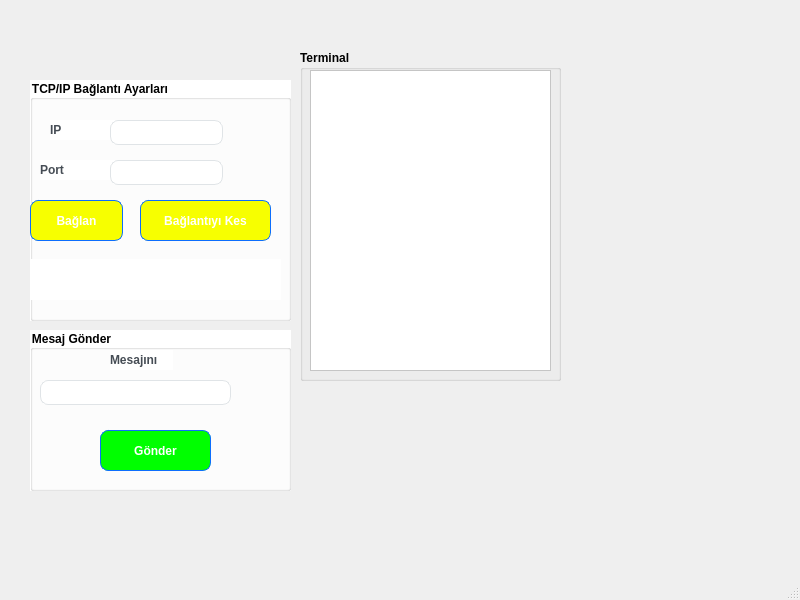
<?xml version="1.0" encoding="UTF-8"?>
<ui version="4.0">
 <class>MainWindow</class>
 <widget class="QMainWindow" name="MainWindow">
  <property name="geometry">
   <rect>
    <x>0</x>
    <y>0</y>
    <width>800</width>
    <height>600</height>
   </rect>
  </property>
  <property name="windowTitle">
   <string>MainWindow</string>
  </property>
  <widget class="QWidget" name="centralwidget">
   <widget class="QGroupBox" name="groupBox">
    <property name="geometry">
     <rect>
      <x>300</x>
      <y>50</y>
      <width>261</width>
      <height>331</height>
     </rect>
    </property>
    <property name="font">
     <font>
      <bold>true</bold>
     </font>
    </property>
    <property name="title">
     <string>Terminal</string>
    </property>
    <widget class="QPlainTextEdit" name="terminalLineEdit">
     <property name="geometry">
      <rect>
       <x>10</x>
       <y>20</y>
       <width>241</width>
       <height>301</height>
      </rect>
     </property>
     <property name="styleSheet">
      <string notr="true">QWidget {
  background-color: #fff;
}
QLabel {
  color: #464d55;
  font-weight: 600;
}
QLabel#heading {
  color: #0f1925;
  font-size: 18px;
  margin-bottom: 10px;
}

QLabel#subheading {
  color: #0f1925;
  font-size: 12px;
  font-weight: normal;
  margin-bottom: 10px;
}
QLineEdit {
  border-radius: 8px;
  border: 1px solid #e0e4e7;
  padding: 5px 15px;
}

QLineEdit:focus {
  border: 1px solid #d0e3ff;
}

QLineEdit::placeholder {
  color: #767e89;
}</string>
     </property>
    </widget>
   </widget>
   <widget class="QGroupBox" name="groupBox_2">
    <property name="geometry">
     <rect>
      <x>30</x>
      <y>330</y>
      <width>261</width>
      <height>161</height>
     </rect>
    </property>
    <property name="font">
     <font>
      <bold>true</bold>
     </font>
    </property>
    <property name="styleSheet">
     <string notr="true">QWidget {
  background-color: #fff;
}
QLabel {
  color: #464d55;
  font-weight: 600;
}
QLabel#heading {
  color: #0f1925;
  font-size: 18px;
  margin-bottom: 10px;
}

QLabel#subheading {
  color: #0f1925;
  font-size: 12px;
  font-weight: normal;
  margin-bottom: 10px;
}
QLineEdit {
  border-radius: 8px;
  border: 1px solid #e0e4e7;
  padding: 5px 15px;
}

QLineEdit:focus {
  border: 1px solid #d0e3ff;
}

QLineEdit::placeholder {
  color: #767e89;
}
QPushButton {
  background-color: #00ff00;
  color: #fff;
  font-weight: 600;
  border-radius: 8px;
  border: 1px solid #0d6efd;
  padding: 5px 15px;
  margin-top: 10px;
  outline: 0px;
}
QPushButton:hover,
QPushButton:focus {
  background-color: #ff3b1f;
  border: 3px solid #9ac3fe;
}</string>
    </property>
    <property name="title">
     <string>Mesaj Gönder</string>
    </property>
    <widget class="QLabel" name="mesajLabel">
     <property name="geometry">
      <rect>
       <x>80</x>
       <y>20</y>
       <width>63</width>
       <height>20</height>
      </rect>
     </property>
     <property name="text">
      <string>Mesajını</string>
     </property>
    </widget>
    <widget class="QPushButton" name="mesajGonderButon">
     <property name="geometry">
      <rect>
       <x>70</x>
       <y>90</y>
       <width>111</width>
       <height>51</height>
      </rect>
     </property>
     <property name="text">
      <string>Gönder</string>
     </property>
    </widget>
    <widget class="QLineEdit" name="mesajGonderLineEdit">
     <property name="geometry">
      <rect>
       <x>10</x>
       <y>50</y>
       <width>191</width>
       <height>25</height>
      </rect>
     </property>
    </widget>
   </widget>
   <widget class="QGroupBox" name="groupBox_3">
    <property name="geometry">
     <rect>
      <x>30</x>
      <y>80</y>
      <width>261</width>
      <height>241</height>
     </rect>
    </property>
    <property name="font">
     <font>
      <bold>true</bold>
     </font>
    </property>
    <property name="styleSheet">
     <string notr="true">QWidget {
  background-color: #fff;
}
QLabel {
  color: #464d55;
  font-weight: 600;
}
QLabel#heading {
  color: #0f1925;
  font-size: 18px;
  margin-bottom: 10px;
}

QLabel#subheading {
  color: #0f1925;
  font-size: 12px;
  font-weight: normal;
  margin-bottom: 10px;
}
QLineEdit {
  border-radius: 8px;
  border: 1px solid #e0e4e7;
  padding: 5px 15px;
}

QLineEdit:focus {
  border: 1px solid #d0e3ff;
}

QLineEdit::placeholder {
  color: #767e89;
}
QPushButton {
  background-color: #f7ff00;
  color: #fff;
  font-weight: 600;
  border-radius: 8px;
  border: 1px solid #0d6efd;
  padding: 5px 15px;
  margin-top: 10px;
  outline: 0px;
}
QPushButton:hover,
QPushButton:focus {
  background-color: #ff3b1f;
  border: 3px solid #9ac3fe;
}</string>
    </property>
    <property name="title">
     <string>TCP/IP Bağlantı Ayarları</string>
    </property>
    <widget class="QLabel" name="ipLabel">
     <property name="geometry">
      <rect>
       <x>20</x>
       <y>40</y>
       <width>81</width>
       <height>20</height>
      </rect>
     </property>
     <property name="text">
      <string>IP</string>
     </property>
    </widget>
    <widget class="QLabel" name="portLabel">
     <property name="geometry">
      <rect>
       <x>10</x>
       <y>80</y>
       <width>81</width>
       <height>20</height>
      </rect>
     </property>
     <property name="text">
      <string>Port</string>
     </property>
    </widget>
    <widget class="QPushButton" name="baglantiKurButon">
     <property name="geometry">
      <rect>
       <x>0</x>
       <y>110</y>
       <width>93</width>
       <height>51</height>
      </rect>
     </property>
     <property name="text">
      <string>Bağlan</string>
     </property>
    </widget>
    <widget class="QPushButton" name="baglantiKesButon">
     <property name="geometry">
      <rect>
       <x>110</x>
       <y>110</y>
       <width>131</width>
       <height>51</height>
      </rect>
     </property>
     <property name="text">
      <string>Bağlantıyı Kes</string>
     </property>
    </widget>
    <widget class="QLineEdit" name="ipLineEdit">
     <property name="geometry">
      <rect>
       <x>80</x>
       <y>40</y>
       <width>113</width>
       <height>25</height>
      </rect>
     </property>
    </widget>
    <widget class="QLineEdit" name="portLineEdit">
     <property name="geometry">
      <rect>
       <x>80</x>
       <y>80</y>
       <width>113</width>
       <height>25</height>
      </rect>
     </property>
    </widget>
    <widget class="QLabel" name="durumLabel">
     <property name="geometry">
      <rect>
       <x>0</x>
       <y>179</y>
       <width>251</width>
       <height>41</height>
      </rect>
     </property>
     <property name="text">
      <string/>
     </property>
    </widget>
   </widget>
  </widget>
  <widget class="QMenuBar" name="menubar">
   <property name="geometry">
    <rect>
     <x>0</x>
     <y>0</y>
     <width>800</width>
     <height>26</height>
    </rect>
   </property>
  </widget>
  <widget class="QStatusBar" name="statusbar"/>
 </widget>
 <resources/>
 <connections/>
</ui>
